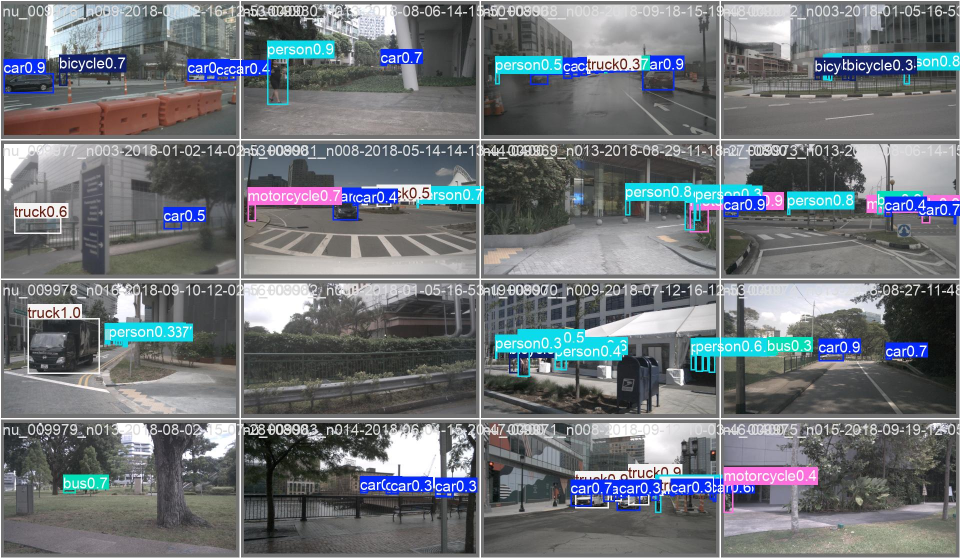
#> input picture car_pedestrian_yolo11m_960/samples/val_batch0_pred.jpg, 1920 x 1116 px (shown at 1/2 size)
$ python -i renderer.py   (imports and definitions only)
#> lines starting #> are read from the running program, lines starting #| are printed output that depends on the picture
### carla_app/bev/coordinate.py
"""Metre tabanlı BEV ızgarasını ve ego hareket telafisini yönetir."""

import math
import threading

import numpy as np


class MetricGrid:
    """Ego koordinatı ile görüntü pikseli arasındaki dönüşümü tutar."""

    def __init__(
        self,
        width=800,
        height=600,
        forward_range_m=60.0,
        rear_range_m=20.0,
        side_range_m=30.0,
    ):
        self.width = int(width)
        self.height = int(height)
        self.forward_range_m = float(forward_range_m)
        self.rear_range_m = float(rear_range_m)
        self.side_range_m = float(side_range_m)

        if self.width <= 1 or self.height <= 1:
            raise ValueError("BEV görüntü boyutu en az 2x2 olmalı.")

        horizontal_scale = (self.width - 1) / (2.0 * self.side_range_m)
        vertical_scale = (self.height - 1) / (
            self.forward_range_m + self.rear_range_m
        )
        self.metric_to_image = np.array(
            [
                [0.0, horizontal_scale, self.side_range_m * horizontal_scale],
                [-vertical_scale, 0.0, self.forward_range_m * vertical_scale],
                [0.0, 0.0, 1.0],
            ],
            dtype=np.float64,
        )
        self.image_to_metric = np.linalg.inv(self.metric_to_image)

    # [28 lines left out: functions to_pixel, to_metric, metric_mesh, not called in this run]


class EgoMotionCompensator:
    """Eski sensör ölçümlerini ölçüm anından güncel ego karesine taşır."""

    # [83 lines left out: functions __init__, remember, get_pose, old_ego_to_current_matrix, compensate_points, image_warp_matrix, not called in this run]

### carla_app/bev/renderer.py
"""BEV verisini debug veya sade sürüş ekranı olarak çizer."""

import math

import cv2
import numpy as np

from carla_app.bev.coordinate import MetricGrid


class BevRenderer:
    """Ego aracı altta, ileri yön yukarı olacak şekilde gerçek BEV çizer."""

    # [497 lines left out: functions __init__, render, render_debug, render_driving, build_driving_background, draw_driving_corridor and 13 more, not called in this run]

    def to_pixel(self, forward_m, right_m):
        return self.grid.to_pixel(forward_m, right_m)

    def inside_image(self, pixel_x, pixel_y):
        return 0 <= pixel_x < self.width and 0 <= pixel_y < self.height

    # [198 lines left out: functions draw_occupancy, draw_grid, draw_route, draw_lidar, draw_radars, draw_tracks and 3 more, not called in this run]

>>> import cv2
>>> picture = cv2.imread('../../car_pedestrian_yolo11m_960/samples/val_batch0_pred.jpg', cv2.IMREAD_GRAYSCALE)
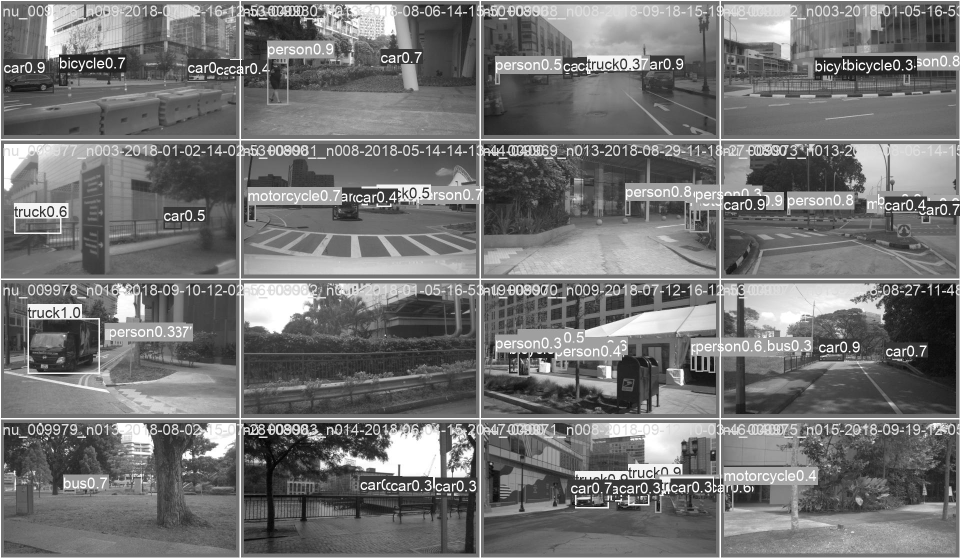
#> picture: shape (1116, 1920) (shown at 1/2 size); min 0, max 255, mean 116
>>> result = BevRenderer().render(picture)
#> (the run stopped early here; a loop or call above may not have finished)

$ run again, on car_pedestrian_yolo11m_960/samples/val_batch1_pred.jpg
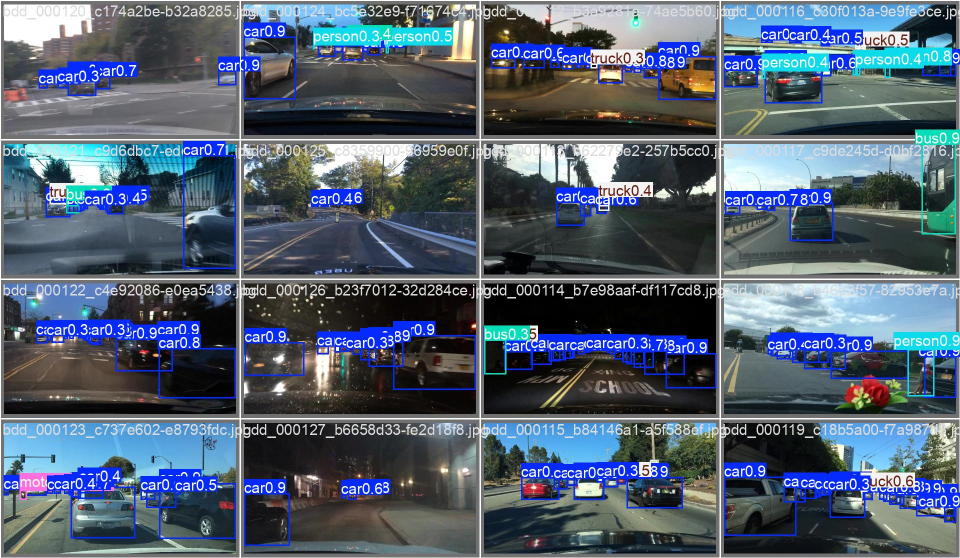
#> input picture car_pedestrian_yolo11m_960/samples/val_batch1_pred.jpg, 1920 x 1116 px (shown at 1/2 size)
#> `picture = cv2.imread('../../car_pedestrian_yolo11m_960/samples/val_bat..`:
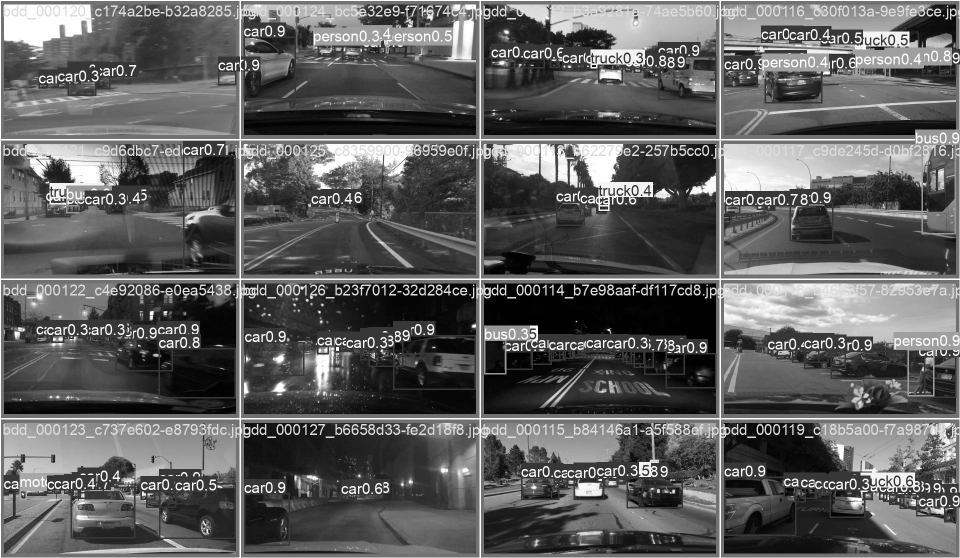
#> picture: shape (1116, 1920) (shown at 1/2 size); min 0, max 255, mean 95.1

$ run again, on car_pedestrian_yolo11m_960/samples/val_batch2_pred.jpg
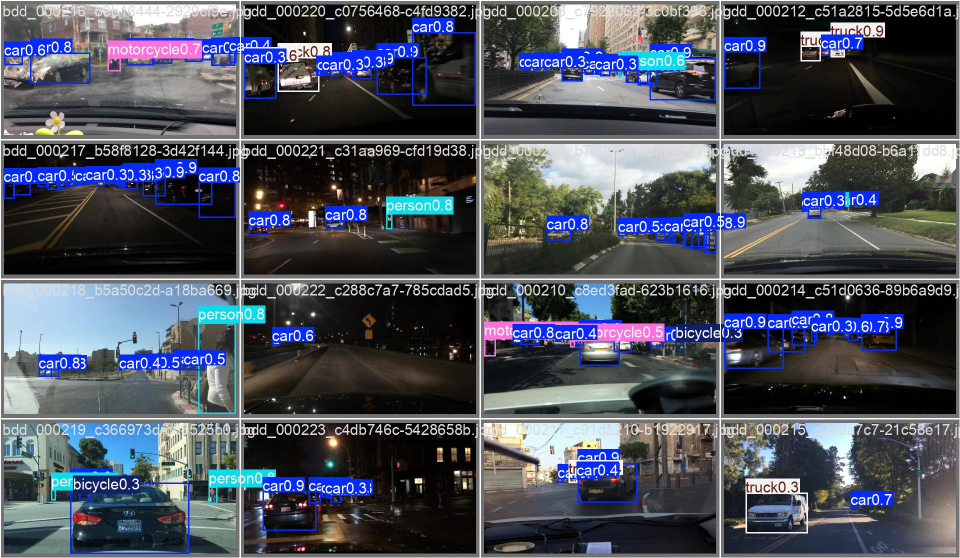
#> input picture car_pedestrian_yolo11m_960/samples/val_batch2_pred.jpg, 1920 x 1116 px (shown at 1/2 size)
#> `picture = cv2.imread('../../car_pedestrian_yolo11m_960/samples/val_bat..`:
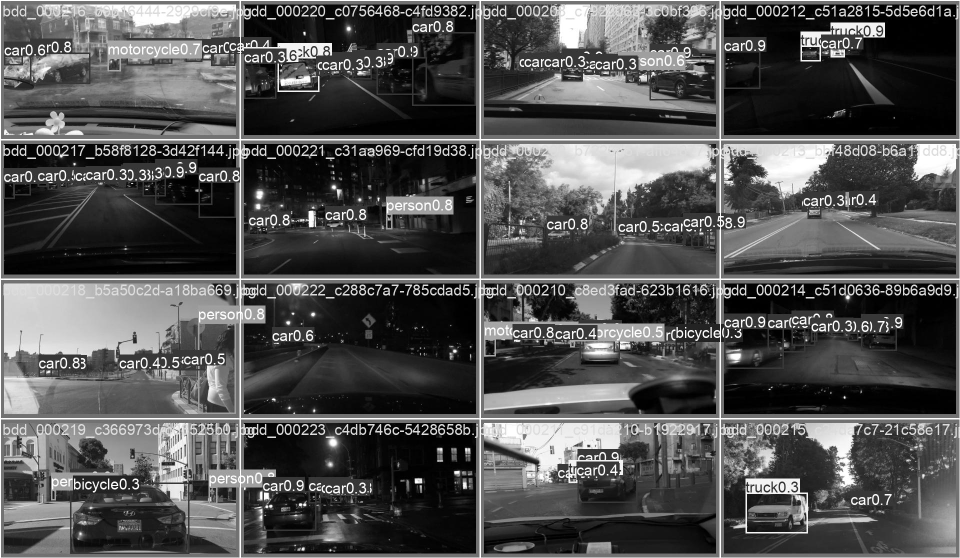
#> picture: shape (1116, 1920) (shown at 1/2 size); min 0, max 255, mean 81.9
